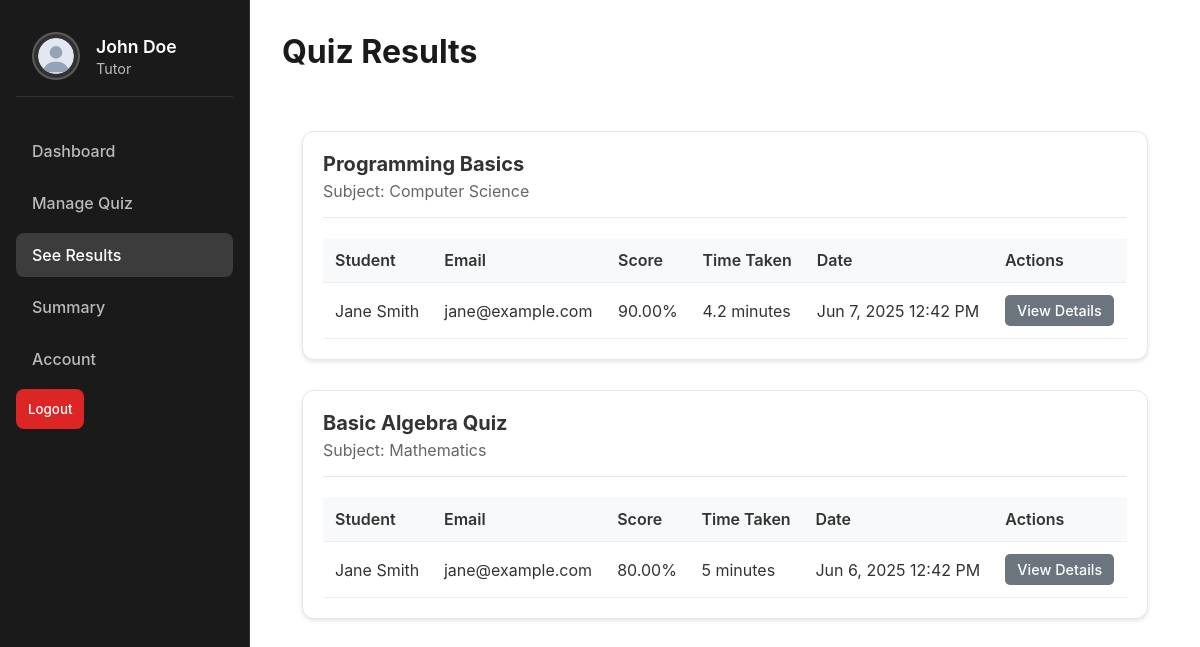
Page /tutor/see-results.php (signed in) on the committed database.
### tables this page shows
CREATE TABLE quiz_attempts (
    id INT PRIMARY KEY AUTO_INCREMENT,
    quiz_id INT NOT NULL,
    student_id INT NOT NULL,
    score DECIMAL(5,2) NOT NULL DEFAULT 0,
    time_taken INT,  
    started_at TIMESTAMP DEFAULT CURRENT_TIMESTAMP,
    completed_at TIMESTAMP DEFAULT CURRENT_TIMESTAMP,
    FOREIGN KEY (quiz_id) REFERENCES quizzes(id),
    FOREIGN KEY (student_id) REFERENCES users(id)
);

CREATE TABLE quizzes (
    id INT PRIMARY KEY AUTO_INCREMENT,
    subject_id INT NOT NULL,
    title VARCHAR(200) NOT NULL,
    description TEXT,
    time_limit INT NOT NULL DEFAULT 600,  
    created_by INT NOT NULL,
    created_at TIMESTAMP DEFAULT CURRENT_TIMESTAMP,
    FOREIGN KEY (subject_id) REFERENCES subjects(id),
    FOREIGN KEY (created_by) REFERENCES users(id)
);

CREATE TABLE subjects (
    id INT PRIMARY KEY AUTO_INCREMENT,
    name VARCHAR(100) NOT NULL,
    description TEXT
);

CREATE TABLE users (
    id INT PRIMARY KEY AUTO_INCREMENT,
    name VARCHAR(100) NOT NULL,
    email VARCHAR(100) UNIQUE NOT NULL,
    password VARCHAR(255) NOT NULL,
    user_type ENUM('student', 'tutor') NOT NULL,
    created_at TIMESTAMP DEFAULT CURRENT_TIMESTAMP
);

### tutor/see-results.php (the view, shortened to what this page needs)
<?php
require_once '../config/database.php';
$stmt = $pdo->prepare("
    SELECT
        qa.*,
        q.title as quiz_title,
        s.name as subject_name,
        u.name as student_name,
        u.email as student_email
    FROM quiz_attempts qa
    JOIN quizzes q ON qa.quiz_id = q.id
    JOIN subjects s ON q.subject_id = s.id
    JOIN users u ON qa.student_id = u.id
    WHERE q.created_by = ?
    ORDER BY qa.completed_at DESC
");
$stmt->execute([$_SESSION['user_id']]);
$attempts = $stmt->fetchAll();
$quizzes = [];
foreach ($attempts as $attempt) {
    if (!isset($quizzes[$attempt['quiz_id']])) {
        $quizzes[$attempt['quiz_id']] = [
            'title' => $attempt['quiz_title'],
            'subject' => $attempt['subject_name'],
            'attempts' => []
        ];
    }
    $quizzes[$attempt['quiz_id']]['attempts'][] = $attempt;
}
?>
<!DOCTYPE html>
<html lang="en">
<head>
    <link rel="stylesheet" href="../assets/css/style.css">
</head>
<body>
    <div class="sidebar">
        <div class="profile">
            <img src="../assets/images/user-avatar.svg" alt="Profile">
            <div>
                <h3><?php echo htmlspecialchars($_SESSION['name']); ?></h3>
                <p>Tutor</p>
            </div>
        </div>
        <ul class="nav-links">
            <li><a href="dashboard.php">Dashboard</a></li>
            <li><a href="manage-quiz.php">Manage Quiz</a></li>
            <li><a href="see-results.php" class="active">See Results</a></li>
            <li><a href="summary.php">Summary</a></li>
            <li><a href="account.php">Account</a></li>
        </ul>
        <form action="../auth/logout.php" method="POST">
            <button type="submit" class="logout-btn">Logout</button>
        </form>
    </div>
    <div class="main-content">
        <div class="dashboard-header">
            <h1>Quiz Results</h1>
        </div>
        <div class="results-container">
            <?php if (empty($quizzes)): ?>
                <div class="no-results">
                    <p>No quiz attempts yet.</p>
                    <p>Create a quiz and share it with your students!</p>
                    <a href="add-quiz.php" class="btn btn-primary">Create Quiz</a>
                </div>
            <?php else: ?>
                <?php foreach ($quizzes as $quiz_id => $quiz): ?>
                    <div class="quiz-results-section">
                        <div class="section-header">
                            <h2><?php echo htmlspecialchars($quiz['title']); ?></h2>
                            <p>Subject: <?php echo htmlspecialchars($quiz['subject']); ?></p>
                        </div>
                        <div class="attempts-list">
                            <table class="results-table">
                                <thead>
                                    <tr>
                                        <th>Student</th>
                                        <th>Email</th>
                                        <th>Score</th>
                                        <th>Time Taken</th>
                                        <th>Date</th>
                                        <th>Actions</th>
                                    </tr>
                                </thead>
                                <tbody>
                                    <?php foreach ($quiz['attempts'] as $attempt): ?>
                                        <tr>
                                            <td><?php echo htmlspecialchars($attempt['student_name']); ?></td>
                                            <td><?php echo htmlspecialchars($attempt['student_email']); ?></td>
                                            <td><?php echo $attempt['score']; ?>%</td>
                                            <td><?php echo round($attempt['time_taken'] / 60, 1); ?> minutes</td>
                                            <td><?php echo date('M j, Y g:i A', strtotime($attempt['completed_at'])); ?></td>
                                            <td>
                                                <a href="view-attempt.php?id=<?php echo $attempt['id']; ?>" class="btn btn-secondary btn-sm">View Details</a>
                                            </td>
                                        </tr>
                                    <?php endforeach; ?>
                                </tbody>
                            </table>
                        </div>
                    </div>
                <?php endforeach; ?>
            <?php endif; ?>
        </div>
    </div>
</body>
</html>

### assets/css/style.css (style rules this page uses)
:root { --primary-color: #0D6EFD; --primary-gradient: linear-gradient(135deg, #8B5CF6 0%, #EC4899 100%); --secondary-color: #6c757d; --background-color: #F8F9FA; --card-background: #FFFFFF; --text-color: #212529; --text-muted: #6c757d; --border-color: #dee2e6; --input-background: #FFFFFF; --sidebar-width: 250px; --error-color: #dc3545; --success-color: #198754; }
* { margin: 0; padding: 0; box-sizing: border-box; font-family: 'Inter', sans-serif; }
body { background-color: var(--background-color); color: var(--text-color); min-height: 100vh; }
.btn { display: inline-block; padding: 0.75rem 1.5rem; border-radius: 5px; font-size: 1rem; font-weight: 500; text-decoration: none; cursor: pointer; transition: all 0.3s ease; border: 2px solid transparent; }
.btn-secondary { background-color: #6c757d; color: white; }
.btn-sm { padding: 0.5rem 1rem; font-size: 0.875rem; }
.sidebar { width: 250px; height: 100vh; position: fixed; left: 0; top: 0; background: #1a1a1a; color: #ffffff; padding: 1rem; display: flex; flex-direction: column; border-right: 1px solid rgba(255, 255, 255, 0.1); }
.profile { display: flex; align-items: center; gap: 1rem; padding: 1rem; margin-bottom: 2rem; border-bottom: 1px solid rgba(255, 255, 255, 0.1); }
.profile img { width: 48px; height: 48px; border-radius: 50%; background: rgba(255, 255, 255, 0.1); padding: 0.25rem; border: 2px solid rgba(255, 255, 255, 0.2); transition: all 0.3s ease; }
.profile h3 { color: #ffffff; font-size: 1.1rem; font-weight: 600; margin: 0; line-height: 1.4; }
.profile p { color: rgba(255, 255, 255, 0.7); font-size: 0.9rem; margin: 0; }
.nav-links { list-style: none; padding: 0; margin: 0; }
.nav-links li { margin-bottom: 0.5rem; }
.nav-links a { display: block; padding: 0.75rem 1rem; color: rgba(255, 255, 255, 0.7); text-decoration: none; border-radius: 8px; transition: all 0.3s ease; font-weight: 500; }
.nav-links a.active { background: rgba(255, 255, 255, 0.15); color: #ffffff; }
.logout-btn { margin-top: auto; background: #dc2626; color: #ffffff; border: none; padding: 0.75rem; border-radius: 8px; cursor: pointer; font-weight: 500; transition: all 0.3s ease; }
.main-content { margin-left: 250px; padding: 2rem; min-height: 100vh; background: #ffffff; color: #333333; }
.dashboard-header { display: flex; justify-content: space-between; align-items: center; margin-bottom: 2rem; }
.dashboard-header h1 { font-size: 2rem; color: #1a1a1a; margin-bottom: 0.5rem; }
.results-container { margin-top: 2rem; }
.section-header { margin-bottom: 1.5rem; padding-bottom: 1rem; border-bottom: 1px solid #e5e7eb; }
.section-header h2 { font-size: 1.25rem; color: #1a1a1a; margin-bottom: 0.5rem; }
.quiz-results-section { background: #ffffff; border-radius: 12px; padding: 1.5rem; border: 1px solid #e5e7eb; margin-bottom: 2rem; }

### tutor/see-results.php (style rules this page uses)
.results-container { padding: 20px; }
.quiz-results-section { background: white; border-radius: 12px; padding: 20px; margin-bottom: 30px; box-shadow: 0 2px 4px rgba(0,0,0,0.1); }
.section-header { margin-bottom: 20px; }
.section-header h2 { margin: 0; color: #333; }
.section-header p { margin: 5px 0 0; color: #666; }
.results-table { width: 100%; border-collapse: collapse; margin-top: 10px; }
.results-table th, .results-table td { padding: 12px; text-align: left; border-bottom: 1px solid #eee; }
.results-table th { background: #f8f9fa; font-weight: 600; color: #333; }
.btn-sm { padding: 5px 10px; font-size: 0.9em; }

### rows in the picture
quiz_attempts: quiz.title "Programming Basics", subjects.name "Computer Science", student.name "Jane Smith", student.email "jane@example.com", score "90.00", $attempt['time_taken']/60 "4.2", completed_at "Jun 7, 2025 12:42 PM"
quiz_attempts: quiz.title "Basic Algebra Quiz", subjects.name "Mathematics", student.name "Jane Smith", student.email "jane@example.com", score "80.00", $attempt['time_taken']/60 "5", completed_at "Jun 6, 2025 12:42 PM"

### other values in the picture
$_SESSION['name'] "John Doe"
